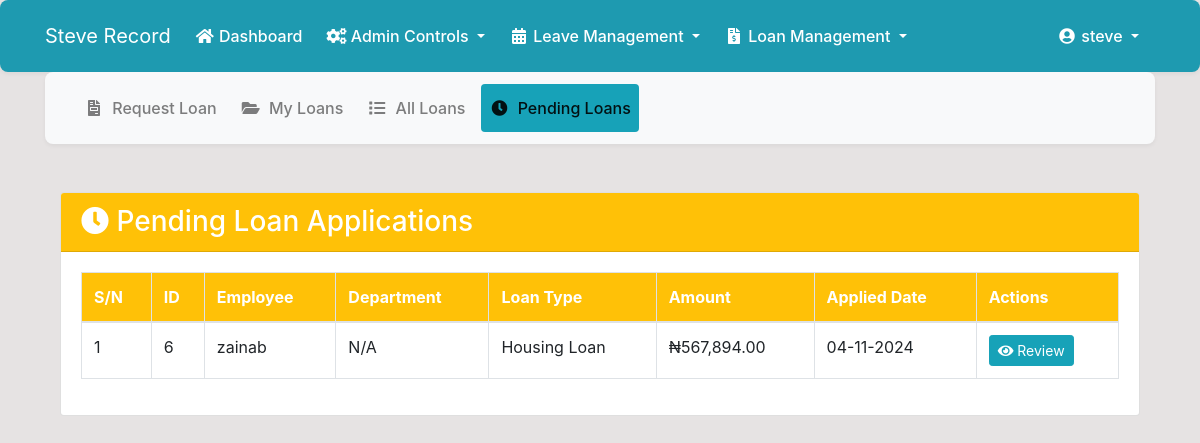
Screenshot of /pending-loans/ (signed in) with the database file from the repository.
### dashboard/models.py (models this page shows, shortened)
class Loan(models.Model):
    LOAN_TYPES = (
        ('Salary_Advance', 'Salary Advance'),
        ('Personal_Loan', 'Personal Loan'),
        ('Emergency_Loan', 'Emergency Loan'),
        ('Education_Loan', 'Education Loan'),
        ('Medical_Loan', 'Medical Loan'),
        ('Housing_Loan', 'Housing Loan'),
        ('Vehicle_Loan', 'Vehicle Loan'),
        ('Business_Loan', 'Business Loan'),
        ('Travel_Loan', 'Travel Loan'),
        ('Wedding_Loan', 'Wedding Loan'),
        ('Debt_Consolidation', 'Debt Consolidation Loan'),
        ('Home_Improvement', 'Home Improvement Loan'),
        ('Short_Term', 'Short Term Loan'),
        ('Long_Term', 'Long Term Loan'),
        ('Other', 'Other')
    )
    STATUS = (
        ('Pending', 'Pending'),
        ('Approved', 'Approved'),
        ('Rejected', 'Rejected')
    )
    id = models.AutoField(primary_key=True)
    user = models.ForeignKey(User, on_delete=models.CASCADE)
    loan_type = models.CharField(max_length=20, choices=LOAN_TYPES)
    amount = models.DecimalField(max_digits=10, decimal_places=2)
    start_date = models.DateField()
    end_date = models.DateField()
    reason = models.TextField()
    status = models.CharField(max_length=10, choices=STATUS, default='Pending')
    applied_date = models.DateTimeField(auto_now_add=True)
    approved_by = models.ForeignKey(User, on_delete=models.SET_NULL, null=True, related_name='approved_loans')
    response_date = models.DateTimeField(null=True, blank=True)
    response_message = models.TextField(null=True, blank=True)
    admin_response = models.TextField(null=True, blank=True)
    class Meta:
        ordering = ['id']
        indexes = [
            models.Index(fields=['status']),
            models.Index(fields=['applied_date']),
            models.Index(fields=['user']),
        ]

### dashboard/views.py (the view)
# urls.py: path('pending-loans/', views.pending_loans, name='pending-loans'),
@login_required
@user_passes_test(lambda u: u.is_superuser or u.groups.filter(name='Finance Manager').exists())
def pending_loans(request):
    loans = Loan.objects.filter(status='Pending').order_by('-applied_date')
    context = {
        'loans': loans,
        'title': 'Pending Loans'
    }
    return render(request, 'dashboard/pending_loans.html', context)

### templates/dashboard/pending_loans.html (shortened to what this page needs)
{% extends 'dashboard/loan_base.html' %}
{% load static %}
{% load humanize %}
{% block loan_content %}
<div class="row">
    <div class="col-12">
        <div class="card">
            <div class="card-header bg-warning text-white">
                <h3 class="mb-0"><i class="fas fa-clock"></i> Pending Loan Applications</h3>
            </div>
            <div class="card-body">
                <div class="table-responsive">
                    <table id="pendingLoansTable" class="table table-bordered table-hover">
                        <thead class="bg-warning text-white">
                            <tr>
                                <th>S/N</th>
                                <th>ID</th>
                                <th>Employee</th>
                                <th>Department</th>
                                <th>Loan Type</th>
                                <th>Amount</th>
                                <th>Applied Date</th>
                                <th>Actions</th>
                            </tr>
                        </thead>
                        <tbody>
                            {% for loan in loans %}
                            <tr>
                                <td>{{ forloop.counter }}</td>
                                <td>{{ loan.id }}</td>
                                <td>{{ loan.user.get_full_name|default:loan.user.username }}</td>
                                <td>{{ loan.user.profile.department|default:"N/A" }}</td>
                                <td>{{ loan.get_loan_type_display }}</td>
                                <td class="amount-column">₦{{ loan.amount|floatformat:2|intcomma }}</td>
                                <td data-sort="{{ loan.applied_date|date:'Y-m-d' }}">
                                    {{ loan.applied_date|date:"d-m-Y" }}
                                </td>
                                <td>
                                    <a href="{% url 'loan-detail' loan.id %}"
                                       class="btn btn-info btn-sm">
                                        <i class="fas fa-eye"></i> Review
                                    </a>
                                </td>
                            </tr>
                            {% endfor %}
                        </tbody>
                    </table>
                </div>
            </div>
        </div>
    </div>
</div>
{% endblock %}

### templates/partials/nav.html (shortened to what this page needs)
<nav class="navbar navbar-expand-lg navbar-light" style="background-color: #1E9AB0;">
    <div class="container">
        {% if user.is_authenticated %}
        <a class="navbar-brand text-white" href="{% url 'dashboard-index' %}">Steve Record</a>
        <div class="collapse navbar-collapse" id="navbarSupportedContent">
            <ul class="navbar-nav mr-auto">
                <li class="nav-item active">
                    <a class="nav-link text-white" href="{% url 'dashboard-index' %}">
                        <i class="fas fa-home"></i> Dashboard
                    </a>
                </li>
                {% if request.user.is_superuser or 'Admin' in request.user.groups.all|stringformat:'s' %}
                <li class="nav-item dropdown">
                    <a class="nav-link dropdown-toggle text-white" href="#" id="adminDropdown" role="button"
                       data-toggle="dropdown" aria-haspopup="true" aria-expanded="false">
                        <i class="fas fa-cogs"></i> Admin Controls
                    </a>
                </li>
                {% endif %}
                <li class="nav-item dropdown">
                    <a class="nav-link dropdown-toggle text-white" href="#" id="leaveDropdown" role="button"
                       data-toggle="dropdown" aria-haspopup="true" aria-expanded="false">
                        <i class="fas fa-calendar-alt"></i> Leave Management
                    </a>
                </li>
                <li class="nav-item dropdown">
                    <a class="nav-link dropdown-toggle text-white" href="#" id="loanDropdown" role="button"
                       data-toggle="dropdown" aria-haspopup="true" aria-expanded="false">
                        <i class="fas fa-file-invoice-dollar"></i> Loan Management
                    </a>
                </li>
            </ul>
            <ul class="navbar-nav ml-auto">
                <li class="nav-item dropdown">
                    <a class="nav-link dropdown-toggle text-white" href="#" id="userDropdown" role="button"
                       data-toggle="dropdown" aria-haspopup="true" aria-expanded="false">
                        <i class="fas fa-user-circle"></i> {{ user.username }}
                    </a>
                </li>
            </ul>
        {% endif %}
        </div>
    </div>
</nav>

### static/style.css (style rules this page uses)
body { background: rgb(230, 227, 227); }

### templates/dashboard/loan_nav.html (style rules this page uses)
.navbar { background-color: #f8f9fa; border-radius: 8px; box-shadow: 0 2px 4px rgba(0,0,0,0.05); padding: 0.75rem 1rem; }
.navbar-nav .nav-item { margin-right: 0.5rem; }
.nav-link { color: #495057; font-weight: 500; padding: 0.75rem 1rem; border-radius: 4px; transition: all 0.3s ease; }
.nav-link i { width: 20px; text-align: center; }

### rows the page displays
Loan: id "6", user.get_full_name "zainab", user.profile.department "N/A", loan_type "Housing Loan", amount "567,894.00", applied_date "04-11-2024"

### other values shown
{{ user.username }} "steve"
